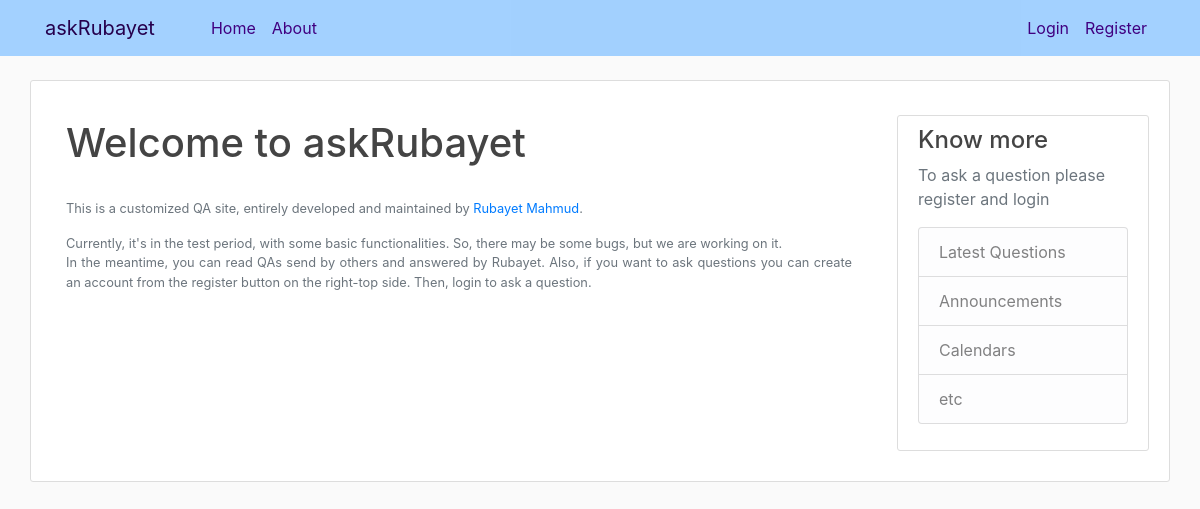
Before: / with the older database file.
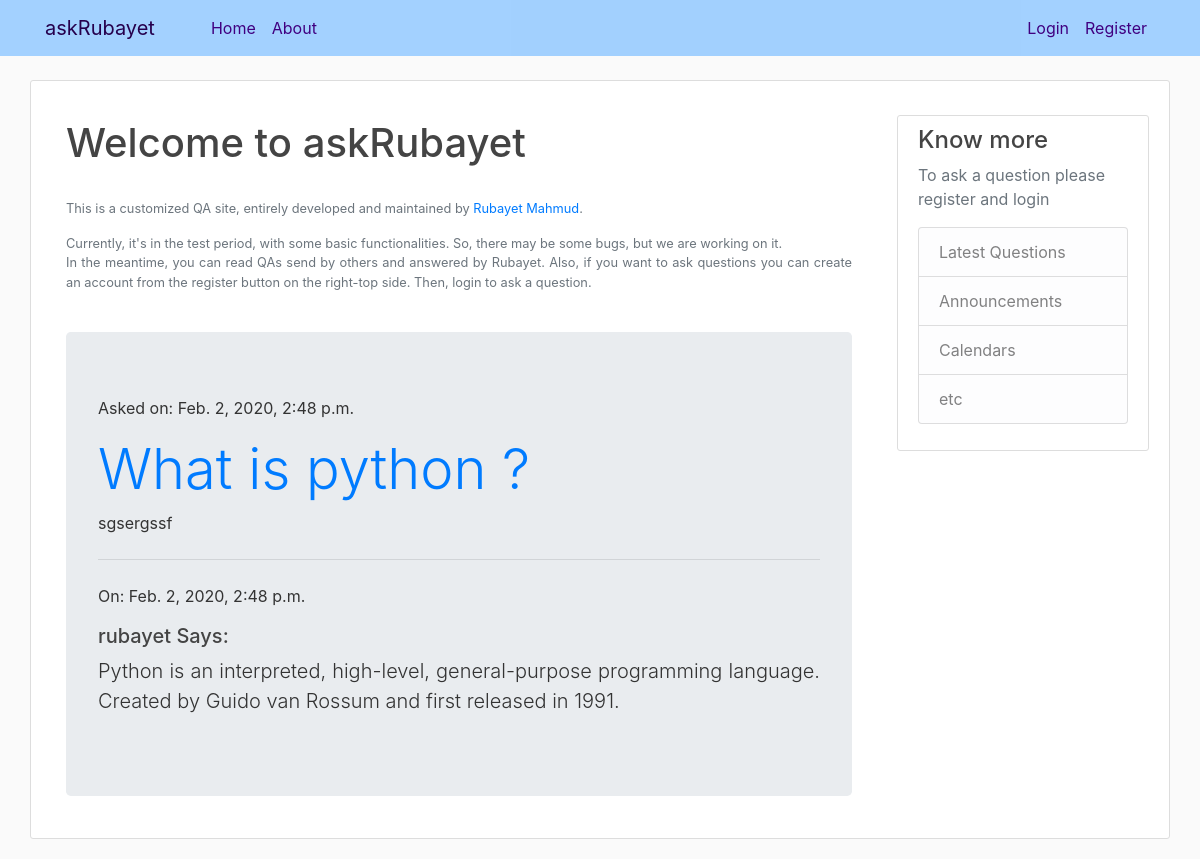
After: the same page with the newer database file.
### ask/models.py (models this page shows, shortened)
class Question(models.Model):
    author                  = models.ForeignKey(settings.AUTH_USER_MODEL, on_delete=models.CASCADE)
    title                   = models.CharField(max_length=300)
    optional_description    = models.TextField(blank=True, null=True)
    answer                  = models.TextField(blank=True, null=True)
    created_date            = models.DateTimeField(default=timezone.now)
    published_date          = models.DateTimeField(blank=True, null=True)

### ask/views.py (the view)
# urls.py: path('', views.ques_list, name='ques_list'),
def ques_list(request):
    ques = Question.objects.filter(published_date__lte=timezone.now()).order_by('-published_date')
    return render(request, 'ask/ques_list.html', {'ques': ques})

### ask/templates/ask/ques_list.html
{% extends "ask/base.html" %}
{% block content %}
<div class="container">
  {% if not user.is_authenticated %}
     <h1 class="mt-1">Welcome to askRubayet</h1>
     <small class="container text-muted mt-4">
        <p>This is a customized QA site, entirely developed and maintained by
        <a href="https://www.mrubayet.com">Rubayet Mahmud</a>.
        </p>
        <p>
        Currently, it's in the test period, with some basic functionalities.
        So, there may be some bugs, but we are working on it.
        <br>
        In the meantime, you can read QAs send by others and answered by Rubayet.
        Also, if you want to ask questions you can create an account from
        the register button on the right-top side. Then, login to ask a question.
        </p>
     </small>
 {% endif %}
  {% for que in ques %}
  <div class="jumbotron">
    <p>Asked on: {{ que.created_date }}</p>
    <h1 class="display-4"><a href="{% url 'ques_detail' pk=que.pk %}">{{ que.title }}</a></h1>
    <p >{{ que.optional_description|linebreaksbr }}</p>
    <hr class="my-4">
    <p>On: {{ que.published_date }}</p>
    {% if que.author.first_name %}
    <h5>{{ que.author.first_name }} Says:</h5>
    {% else %}
    <h5>{{ que.author }} Says:</h5>
    {% endif %}
    <p class="lead">{{ que.answer }}</p>
  </div>
  {% endfor %}
</div>
{% endblock content %}

Changed rows visible on the page:
added Question: created_date "Feb. 2, 2020, 2:48 p.m.", title "What is python ?", optional_description "sgsergssf", published_date "Feb. 2, 2020, 2:48 p.m.", author "rubayet", answer "Python is an interpreted, high-level, general-purpose programming language. Created by Guido van Rossum and first released in 1991."
